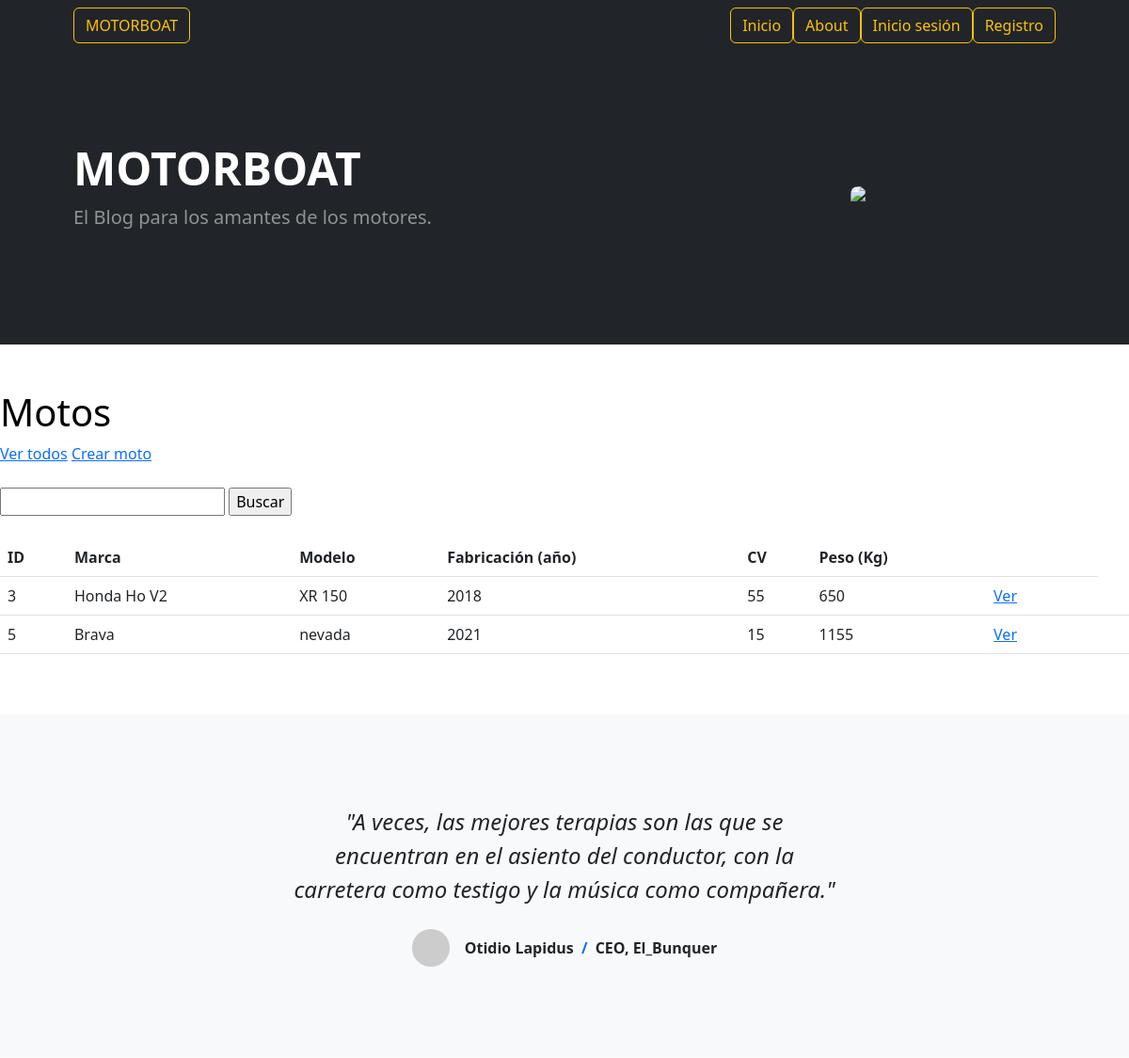
The app's page /vehiculos/motocicletas/ (upper part), older data.
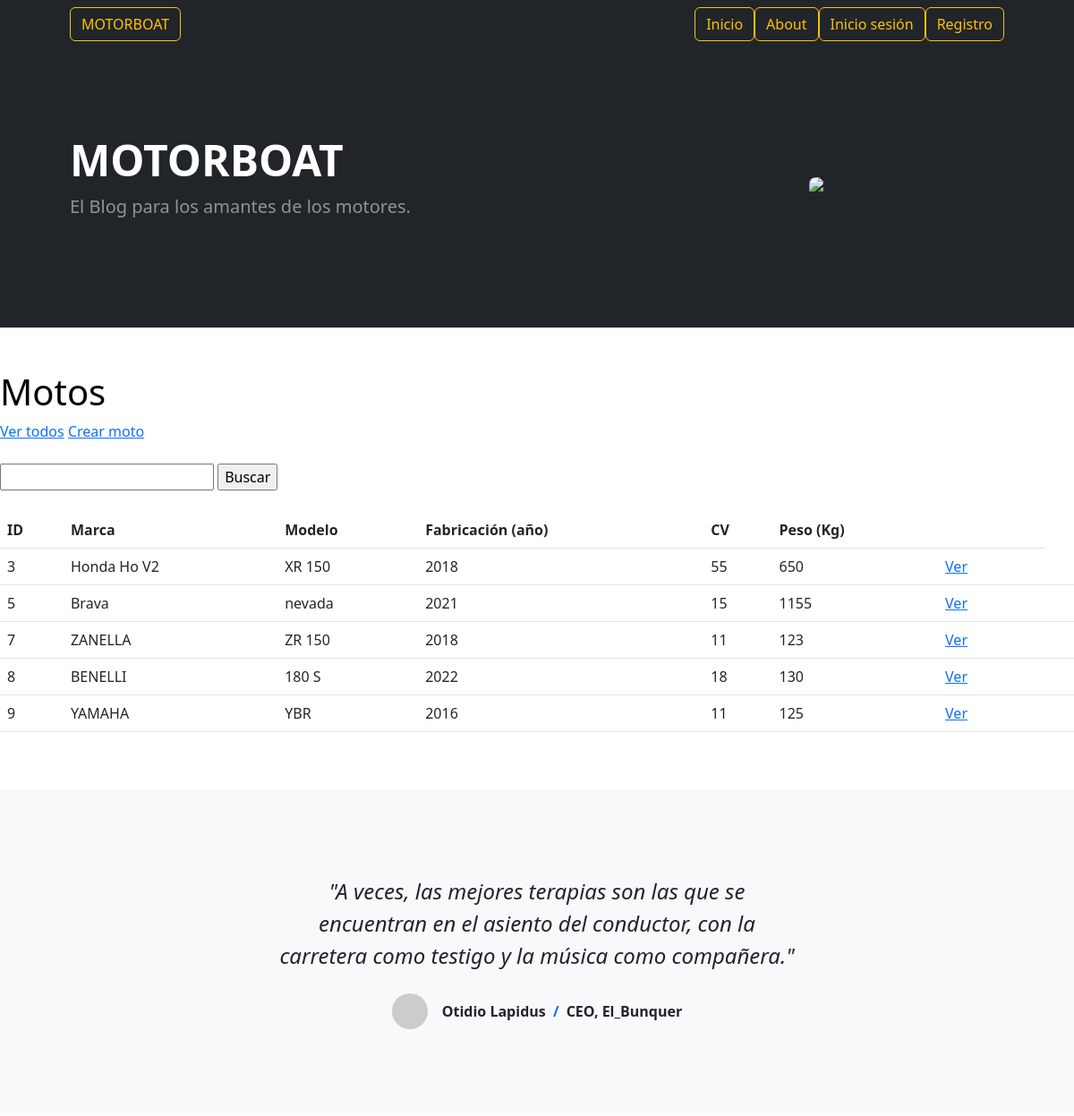
The same page, newer data.
### app_vehiculos/models.py (models this page shows, shortened)
class Motocicleta(models.Model):
    marca = models.CharField(max_length=256)
    modelo = models.CharField(max_length=256)
    fabricacion = models.IntegerField()
    cv = models.IntegerField(blank=True, null=True)
    peso = models.IntegerField(blank=True, null=True)
    creador = models.ForeignKey(User, on_delete=models.SET_NULL, null=True)

### app_vehiculos/views.py (the view)
# urls.py: path('motocicletas/', listar_motocicleta, name="listar_motocicletas"),
def listar_motocicleta(request):
    contexto = {
        "vehiculos": Motocicleta.objects.all()
    }
    http_response = render(
        request=request,
        template_name='app_vehiculos/listar_motos.html',
        context=contexto,
    )
    return http_response

### app_vehiculos/templates/app_vehiculos/listar_motos.html (shortened to what this page needs)
{% extends "base.html" %}
{% block contenido %}
<h1 style="color: black;">
  Motos
</h1>
<a href="{% url 'listar_motocicletas' %}">Ver todos</a>
<a href="{% url 'crear_motocicleta' %}">Crear moto</a>
<br><br>
<form action="{% url 'buscar_motocicletas' %}" method="post">
  <input type="text" name="busqueda">
  <input type="submit" value="Buscar">
</form>
<br>
<table class="table">
  <thead>
    <tr>
      <th>ID</th>
      <th>Marca</th>
      <th>Modelo</th>
      <th>Fabricación (año)</th>
      <th>CV</th>
      <th>Peso (Kg)</th>
      <th></th>
      <th></th>
    </tr>
  </thead>
  <tbody>
    {% for vehiculo in vehiculos %}
    <tr>
      <td>{{ vehiculo.id }}</td>
      <td>{{ vehiculo.marca }}</td>
      <td>{{ vehiculo.modelo }}</td>
      <td>{{ vehiculo.fabricacion }}</td>
      <td>{{ vehiculo.cv }}</td>
      <td>{{ vehiculo.peso }}</td>
      <td>
        <a href="{% url 'ver_motocicleta' vehiculo.id %}">Ver</a>
      </td>
      <td>
      </td>
      <td>
      </td>
    </tr>
    {% endfor %}
  </tbody>
</table>
{% endblock contenido %}

Row changes from the older to the newer data that the page shows:
added Motocicleta: id "7", marca "ZANELLA", modelo "ZR 150", fabricacion "2018", cv "11", peso "123"
added Motocicleta: id "8", marca "BENELLI", modelo "180 S", fabricacion "2022", cv "18", peso "130"
added Motocicleta: id "9", marca "YAMAHA", modelo "YBR", fabricacion "2016", cv "11", peso "125"
